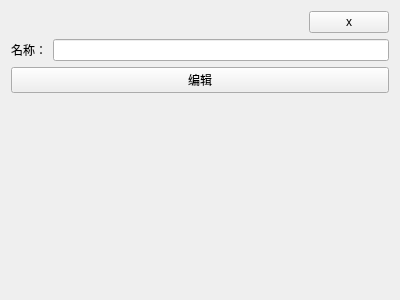
<?xml version="1.0" encoding="UTF-8"?>
<ui version="4.0">
 <class>NodeCard</class>
 <widget class="QWidget" name="NodeCard">
  <property name="geometry">
   <rect>
    <x>0</x>
    <y>0</y>
    <width>400</width>
    <height>300</height>
   </rect>
  </property>
  <property name="windowTitle">
   <string>Form</string>
  </property>
  <layout class="QGridLayout" name="gridLayout">
   <item row="2" column="0">
    <layout class="QHBoxLayout" name="horizontalLayout_2">
     <item>
      <widget class="QPushButton" name="pushButton_edit">
       <property name="text">
        <string>编辑</string>
       </property>
      </widget>
     </item>
    </layout>
   </item>
   <item row="1" column="0">
    <layout class="QHBoxLayout" name="horizontalLayout">
     <item>
      <widget class="QLabel" name="label">
       <property name="text">
        <string>名称：</string>
       </property>
      </widget>
     </item>
     <item>
      <widget class="QLineEdit" name="lineEdit_name"/>
     </item>
    </layout>
   </item>
   <item row="0" column="0">
    <layout class="QHBoxLayout" name="horizontalLayout_3">
     <item>
      <spacer name="horizontalSpacer">
       <property name="orientation">
        <enum>Qt::Horizontal</enum>
       </property>
       <property name="sizeHint" stdset="0">
        <size>
         <width>40</width>
         <height>20</height>
        </size>
       </property>
      </spacer>
     </item>
     <item>
      <widget class="QPushButton" name="pushButton_close">
       <property name="text">
        <string>x</string>
       </property>
      </widget>
     </item>
    </layout>
   </item>
   <item row="3" column="0">
    <spacer name="verticalSpacer">
     <property name="orientation">
      <enum>Qt::Vertical</enum>
     </property>
     <property name="sizeHint" stdset="0">
      <size>
       <width>20</width>
       <height>40</height>
      </size>
     </property>
    </spacer>
   </item>
  </layout>
 </widget>
 <resources/>
 <connections/>
</ui>
